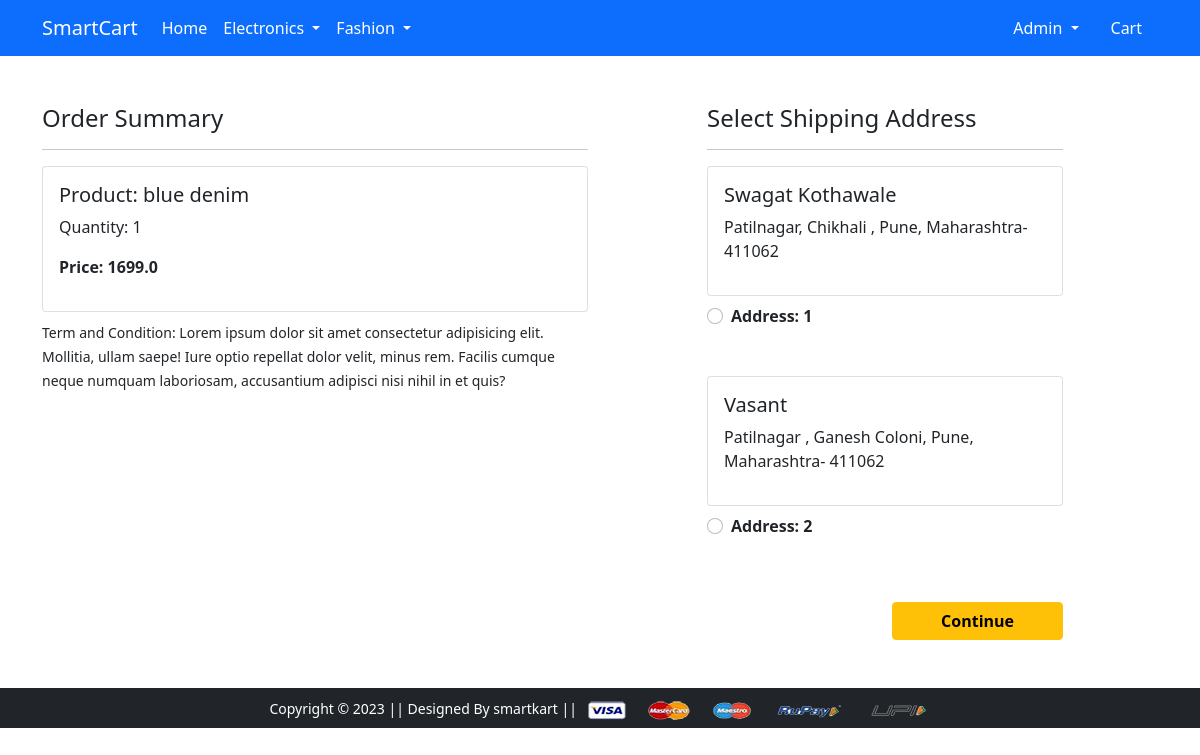
Screenshot of /checkout/ (signed in) with the database file from the repository.
### app/models.py (models this page shows, shortened)
class Cart(models.Model):
 user = models.ForeignKey(User, on_delete=models.CASCADE)
 product = models.ForeignKey(Product, on_delete=models.CASCADE)
 quantity = models.PositiveIntegerField(default=1)
 @property
 def total_cost(self):
   return self.quantity * self.product.discounted_price

class Product(models.Model):
 title = models.CharField(max_length=100)
 selling_price = models.FloatField()
 discounted_price = models.FloatField()
 description = models.TextField()
 brand = models.CharField(max_length=100)
 category = models.CharField( choices=CATEGORY_CHOICES, max_length=2)
 product_image = models.ImageField(upload_to='productimg')

class Customer(models.Model):
 user = models.ForeignKey(User, on_delete=models.CASCADE)
 name = models.CharField(max_length=200)
 locality = models.CharField(max_length=200)
 city = models.CharField(max_length=50)
 zipcode = models.IntegerField()
 state = models.CharField(choices=STATE_CHOICES, max_length=50)

### app/views.py (the view)
# urls.py: path('checkout/', views.checkout, name='checkout'),
@login_required
def checkout(request):
	user = request.user
	add = Customer.objects.filter(user=user)
	cart_items = Cart.objects.filter(user=request.user)
	return render(request, 'app/checkout.html', {'add':add, 'cart_items':cart_items})

### app/templates/app/checkout.html (shortened to what this page needs)
{% extends 'app/base.html' %}
{% load static %}
{% block main-content %}
<div class="container">
 <div class="row mt-5">
  <div class="col-sm-6">
    <h4>Order Summary</h4>
    <hr>
    {% for item in cart_items %}
      <div class="card mb-2">
        <div class="card-body">
          <h5>Product: {{item.product.title}}</h5>
          <p>Quantity: {{item.quantity}}</p>
          <p class="fw-bold">Price: {{item.total_cost}}</p>
        </div>
      </div>
    {% endfor %}
    <small>Term and Condition: Lorem ipsum dolor sit amet consectetur adipisicing elit. Mollitia, ullam saepe! Iure optio repellat dolor velit, minus rem. Facilis cumque neque numquam laboriosam, accusantium adipisci nisi nihil in et quis?</small>
  </div>
  <div class="col-sm-4 offset-sm-1">
    <h4>Select Shipping Address</h4>
    <hr>
    <form action="/paymentdone">
    {% for ad in add %}
      <div class="card">
        <div class="card-body">
        <h5>{{ad.name}}</h5>
        <p>{{ad.locality}}, {{ad.city}}, {{ad.state}}- {{ad.zipcode}}</p>
        </div>
      </div>
        <div class="form-check mt-2 mb-5">
          <input class="form-check-input" type="radio" name="custid" id="custadd{{forloop.counter}}" value="{{ad.id}}">
          <label class="form-check-label fw-bold" for="custadd{{forloop.counter}}">
            Address: {{ forloop.counter }} </label>
        </div>
      {% endfor %}
        <div class="text-end">
          <button type="submit" class="btn btn-warning mt-3 px-5 fw-bold">Continue</button>
        </div>
      </form>
    </div>
  </div>
</div>
{% endblock main-content %}

### app/templates/app/base.html (shortened to what this page needs)
<!doctype html>
{% load static %}
<html lang="en">
  <head>
    <link href="https://cdn.jsdelivr.net/npm/bootstrap@5.0.0-beta1/dist/css/bootstrap.min.css" rel="stylesheet">
    <link rel="stylesheet" href="{% static 'app/css/owl.carousel.min.css' %}">
    <link rel="stylesheet" href="{% static 'app/css/all.min.css' %}">
    <link rel="stylesheet" href="{% static 'app/css/style.css' %}">
  </head>
  <body>
    <nav class="navbar navbar-expand-lg navbar-dark bg-primary">
     <div class="container">
       <a class="navbar-brand" href="/">SmartCart</a>
       <div class="collapse navbar-collapse" id="navbarSupportedContent">
         <ul class="navbar-nav me-auto mb-2 mb-lg-0">
           <li class="nav-item">
             <a class="nav-link active" aria-current="page" href="/">Home</a>
           </li>
           <li class="nav-item dropdown">
             <a class="nav-link dropdown-toggle text-white" href="#" id="electronicsDropdown" role="button" data-bs-toggle="dropdown" aria-expanded="false">
               Electronics
             </a>
           </li>
           <li class="nav-item dropdown">
             <a class="nav-link dropdown-toggle text-white" href="#" id="fashionDropdown" role="button" data-bs-toggle="dropdown" aria-expanded="false">
               Fashion
             </a>
           </li>
         </ul>
         <div>
          <ul class="navbar-nav me-auto mb-2 mb-lg-0">
          {% if request.user.is_authenticated %}
           <li class="nav-item dropdown mx-2">
              <a class="nav-link dropdown-toggle text-white" href="#" id="profileDropdown" role="button" data-bs-toggle="dropdown" aria-expanded="false">
                {{request.user.username|capfirst}}
              </a>
            </li>
            <li class="nav-item mx-2">
              <a href="{% url 'showcart' %}" class="nav-link text-white"> Cart </a>
            </li>
            {% endif %}
          </ul>
         </div>
       </div>
     </div>
    </nav>
    {% block main-content %} {% endblock main-content %}
    <footer class="container-fluid bg-dark text-center p-2 mt-5">
        <small class="text-white">Copyright &copy; 2023 || Designed By smartkart || </small>
        <img src="{% static 'app/images/payment.png' %}" alt="" srcset="" class="img-fluid" height="2px">
    </footer>
  </body>
</html>

### rows the page displays
Cart: product "blue denim", quantity "1", total_cost "1699.0"
Customer: name "Swagat Kothawale", locality "Patilnagar", city "Chikhali , Pune", state "Maharashtra", zipcode "411062"
Customer: name "Vasant", locality "Patilnagar , Ganesh Coloni", city "Pune", state "Maharashtra", zipcode "411062"

### other values shown
{{ request.user.username|capfirst }} "Admin"
